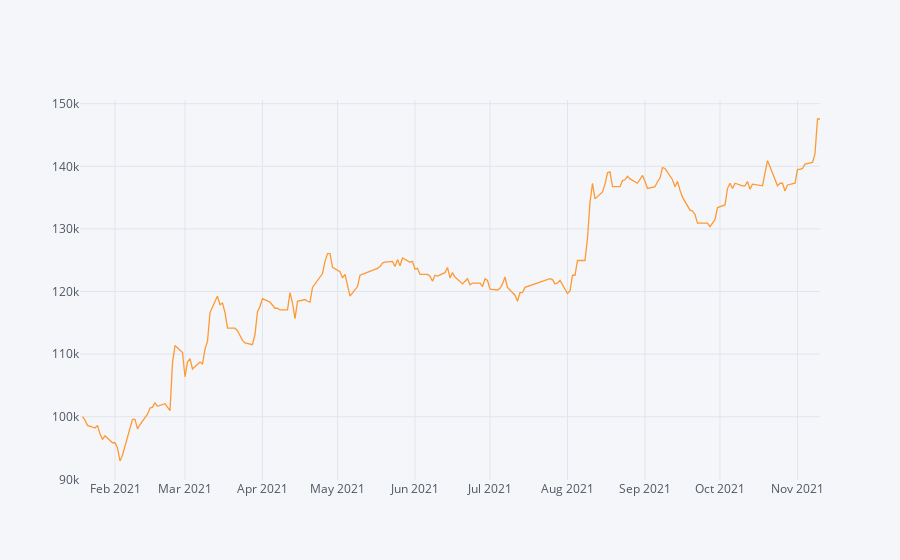

Notebook code cell kept with this figure:
### Code cell
#Todo:
# Calculate the Absolute Return of a buy-and-hold strategy in the same period
absolute_return_bh = (results_df["Close"].iloc[-1] / results_df["Close"].iloc[0]) - 1
print(f"Absolute Return = {absolute_return_bh:.5f}")


# Calculate the CAGR or our trend-following trading strategy
CAGR = (results_df["Close"].iloc[-1] / results_df["Close"].iloc[0]) ** (252/len(df)) - 1
print(f"CAGR = {CAGR:.5f}")


# Calculate the IR (Sharpe without RF-rate) of our trend-following trading strategy
information_ratio = (results_df["Close"].pct_change().mean() / results_df["Close"].pct_change().std()) * np.sqrt(252)
print(f"IR = {information_ratio:.5f}")


#Plot the equity curve (hint: use 'close' returns and your initial capital value to generate an equity curve)
# Todo
(results_df["Close"].pct_change().add(1).cumprod()  * starting_capital * allocation + 20_000).iplot()

### Figure 1 — Plotly figure (JSON) as saved in the notebook; plotly's stock layout.template omitted (floating-point values rounded to 4 significant figures; data arrays with more than 128 entries replaced by an {"elided": "..."} marker saying what was removed)
{"data": [{"line": {"color": "rgba(255, 153, 51, 1.0)", "dash": "solid", "shape": "linear", "width": 1.3}, "mode": "lines", "name": "Close", "text": "", "type": "scatter", "x": {"elided": "203 str values"}, "y": {"elided": "203 mixed values"}}], "layout": {"legend": {"bgcolor": "#F5F6F9", "font": {"color": "#4D5663"}}, "paper_bgcolor": "#F5F6F9", "plot_bgcolor": "#F5F6F9", "title": {"font": {"color": "#4D5663"}}, "xaxis": {"gridcolor": "#E1E5ED", "showgrid": true, "tickfont": {"color": "#4D5663"}, "title": {"font": {"color": "#4D5663"}, "text": ""}, "zerolinecolor": "#E1E5ED"}, "yaxis": {"gridcolor": "#E1E5ED", "showgrid": true, "tickfont": {"color": "#4D5663"}, "title": {"font": {"color": "#4D5663"}, "text": ""}, "zerolinecolor": "#E1E5ED"}}}
